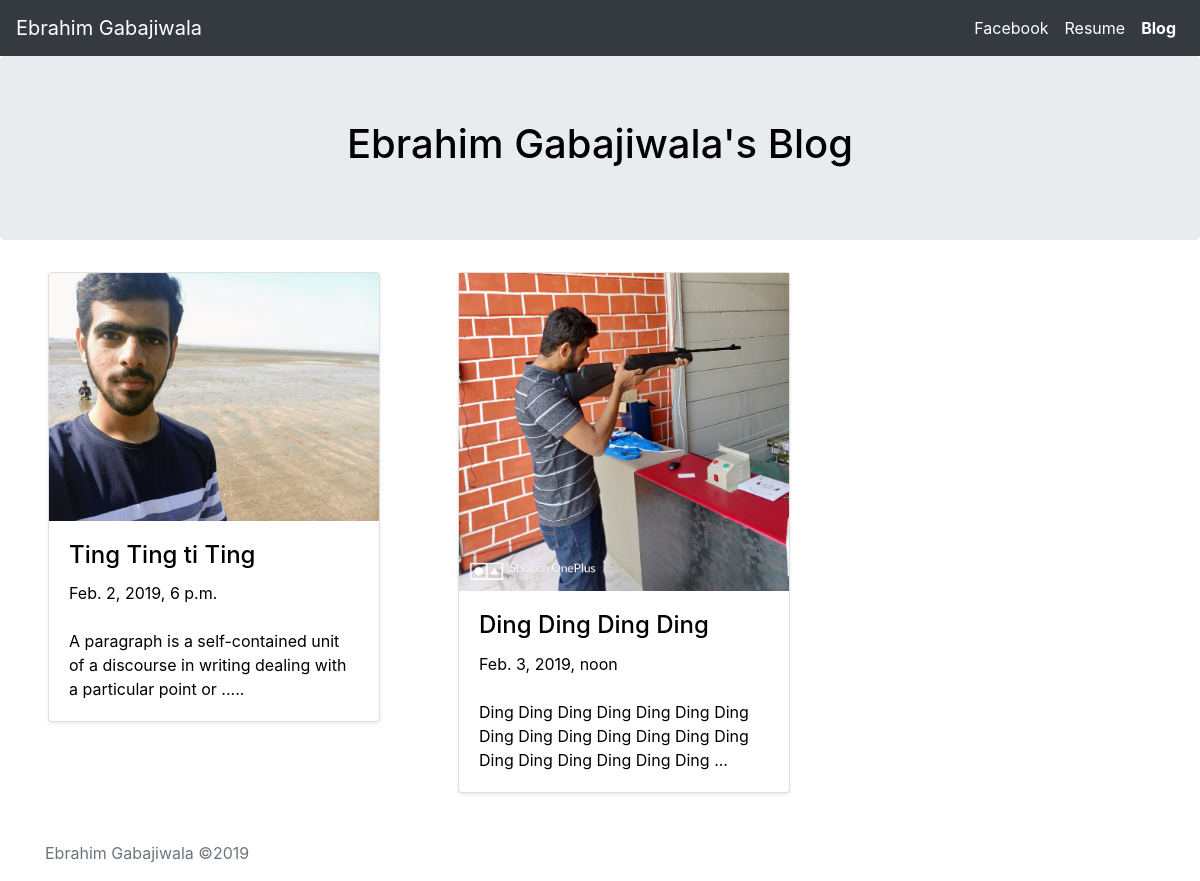
Screenshot of /blog/ with the database file from the repository.
### blog/models.py (models this page shows, shortened)
class Blog(models.Model):
	title=models.CharField(max_length=200,default="")
	body=models.TextField(default="")
	image=models.ImageField(upload_to='images/', default=None)
	pub_date=models.DateTimeField(default=None)
	def summary(self):
		return (self.body[:100]+'...')

### blog/views.py (the view)
# urls.py: 2. Add a URL to urlpatterns:  path('', views.home, name='home')
def home(request):
	blogs=Blog.objects
	return render(request,'blog/allblogs.html',{'blogs':blogs})

### blog/templates/blog/allblogs.html (shortened to what this page needs)
<!doctype html>
<html lang="en">
  <head>
  	{% load staticfiles %}
<link rel="stylesheet" href="https://stackpath.bootstrapcdn.com/bootstrap/4.2.1/css/bootstrap.min.css">
  </head>
  <body>
    <header>
		<nav class="navbar navbar-expand-lg navbar-dark bg-dark">
		  <a class="navbar-brand" href="{% url 'home' %}">Ebrahim Gabajiwala</a>
		  <div class="collapse navbar-collapse" id="navbarNavAltMarkup">
		    <div class="navbar-nav ml-auto">
		      <a class="nav-item nav-link active" href="https://www.facebook.com/gabajis.farms" target="_blank">Facebook <span class="sr-only">(current)</span></a>
		      <a class="nav-item nav-link active" href="{% static 'resume.pdf' %}" target="_blank">Resume </a>
		      <a class="nav-item nav-link active" href="{% url 'bloghome' %}" ><b>Blog</b> </a>
		    </div>
		  </div>
		</nav>
</header>
<main role="main">
  <section class="jumbotron text-center">
    <div class="container">
      <a href="{% url 'bloghome' %}" style=" color: rgb(1,0,0);">
      <h1 class="jumbotron-heading">Ebrahim Gabajiwala's Blog</h1>
      </a>
    </div>
  </section>
	<div class="row">
	{% for blog in blogs.all %}
	<div class="col-md-4">
	  <a href="{% url 'detailblog' blog.id %}" style=" color: rgb(1,0,0);">
	  <div class="card ml-5 mb-5 shadow-sm">
	  	<img src="{{ blog.image.url }}" class="img-fluid" />
	    <div class="card-body ">
	      <h4 class="card-title">{{ blog.title }}</h4>
	      {{blog.pub_date}}
	      <br /><br />
	      <p class="card-text">{{blog.summary}}</p>
	    </div>
	  </div>
	  </a>
	</div>
	{% endfor %}
	</div>
</main>
<footer class="text-muted">
  <div class="container">
    <p>Ebrahim Gabajiwala &copy;{% now "Y" %}</p>
  </div>
</footer>
</body>
</html>

### rows the page displays
Blog: image (picture), title "Ting Ting ti Ting", pub_date "Feb. 2, 2019, 6 p.m.", summary "A paragraph is a self-contained unit of a discourse in writing dealing with a particular point or ....."
Blog: image (picture), title "Ding Ding Ding Ding", pub_date "Feb. 3, 2019, noon", summary "Ding Ding Ding Ding Ding Ding Ding Ding Ding Ding Ding Ding Ding Ding Ding Ding Ding Ding Ding Ding ..."
